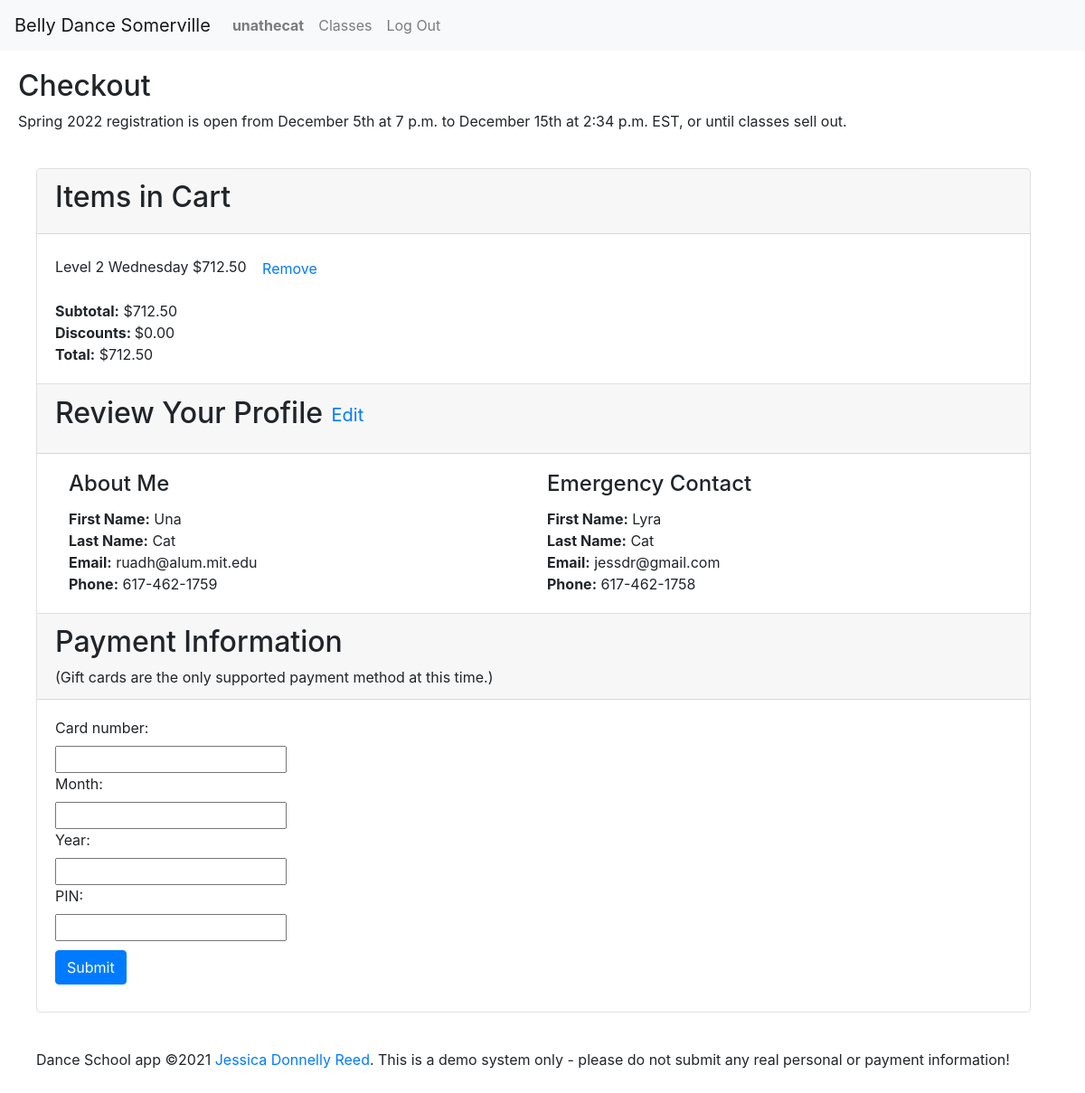
Page /order/25 (signed in) on the committed database.
### enrollment/models.py (models this page shows, shortened)
class User(AbstractUser):
    timezone = models.CharField(max_length=32, choices=TIMEZONES,
                                default=settings.DEFAULT_TIMEZONE)
    first_name = models.CharField(max_length=128, null=False, blank=False)
    last_name = models.CharField(max_length=128, null=False, blank=False)
    email = models.EmailField(max_length=254, null=False, blank=False)
    phone = models.CharField(max_length=32, null=True, blank=True)
    emergency_first = models.CharField(max_length=128, null=True, blank=True)
    emergency_last = models.CharField(max_length=128, null=True, blank=True)
    emergency_email = models.EmailField(max_length=254, null=True, blank=True)
    emergency_phone = models.CharField(max_length=32, null=True, blank=True)
    accept_terms = models.DateTimeField(null=True, blank=True)
    contact_sheet_notes = models.CharField(
        max_length=2048, null=True, blank=True)

class Semester(models.Model):
    name = models.CharField(max_length=128, null=False, blank=False)
    start_date = models.DateField(null=False, blank=False)
    end_date = models.DateField(null=False, blank=False)
    registration_open = models.DateTimeField(null=False, blank=False)
    registration_close = models.DateTimeField(null=False, blank=False)
    recital_date = models.DateTimeField(null=True, blank=True)
    hide = models.BooleanField(default=True, null=True, blank=True)
    @property
    def registration_status(self):
        now = timezone.now()
        if self.registration_close < now:
            return 'closed'
        elif self.registration_open > now:
            return 'future'
        else:
            return 'open'
    def __str__(self):
        return self.name

class LineItem(models.Model):
    order = models.ForeignKey(Order, on_delete=PROTECT,
                              null=False, blank=False, related_name='line_items')
    offering = models.ForeignKey(
        Offering, on_delete=PROTECT, null=False, blank=False, related_name='line_items')
    planned_absences = models.CharField(max_length=1024, null=True, blank=True)
    price = models.DecimalField(
        max_digits=6, decimal_places=2, null=False, blank=False)

class Offering(models.Model):
    course = models.ForeignKey(
        Course, on_delete=PROTECT, null=False, blank=False, related_name='offerings')
    semester = models.ForeignKey(
        Semester, on_delete=PROTECT, null=False, blank=False, related_name='offerings')
    location = models.ForeignKey(
        Location, on_delete=PROTECT, null=False, blank=False, related_name='offerings')
    hourly_rate = models.DecimalField(max_digits=5, decimal_places=2, default=settings.HOURLY_RATE, null=False, blank=False)
    price_override = models.DecimalField(
        max_digits=7, decimal_places=2, null=True, blank=True)
    weekday = models.IntegerField(
        choices=settings.WEEKDAYS, null=False, blank=False)
    start_time = models.TimeField(null=False, blank=False)
    end_time = models.TimeField(null=False, blank=False)
    timezone = models.CharField(max_length=32, choices=TIMEZONES,
                                default=settings.DEFAULT_TIMEZONE)
    start_date = models.DateField(null=False, blank=False)
    end_date = models.DateField(null=False, blank=False)
    backup_date = models.DateField(null=False, blank=False)
    capacity = models.IntegerField(null=False, blank=False)
    schedule_notes = models.CharField(max_length=2048, null=True, blank=True)
    notes = models.CharField(max_length=2048, null=True, blank=True)
    @property
    def weekday_name(self):
        return settings.WEEKDAYS[self.weekday][1]
    @property
    def spots_left(self):
        try:
            sold = self.line_items.exclude(
                order__completed=None).aggregate(Count('id'))['id__count']
        except Exception:
            sold = 0
        return self.capacity - sold

class Course(models.Model):
    title = models.CharField(max_length=64, null=False, blank=False)
    subtitle = models.CharField(max_length=256, null=False, blank=False)
    description = models.TextField(
        max_length=4096, null=False, blank=False, help_text=settings.MARKDOWN_HELP_TEXT)
    requirements = models.CharField(max_length=256, null=False, blank=False)
    qualifications = models.CharField(max_length=1024, null=False, blank=False)

class Order(models.Model):
    student = models.ForeignKey(
        User, on_delete=PROTECT, null=False, blank=False, related_name='orders')
    discount = models.DecimalField(
        max_digits=8, decimal_places=2, null=True, blank=True)
    completed = models.DateTimeField(null=True, blank=True)
    @property
    def subtotal(self):
        try:
            amount = self.line_items.aggregate(Sum('price'))['price__sum']
        except Exception:
            return 0
        return 0 if amount == None else amount
    @property
    def total(self):
        return self.subtotal - self.discount if self.discount != None else self.subtotal

### enrollment/views.py (the view, shortened to what this page needs)
# urls.py: path('order/<int:id>', views.checkout, name='order'),
@login_required
def checkout(request, id):
    set_timezone(request)
    payment_form = None
    profile = None
    try:
        cart = Order.objects.get(pk=id)
        if cart:
            cart.items = cart.line_items.all()
    except Order.DoesNotExist:
        cart = None
        message = f'Order {id} not found.'
    else:
        if request.method == 'GET':
            if cart.completed == None:
                message = validate_checkout(request, id)
                if cart.student != request.user:
                    cart = None
                else:
                    payment_form = GiftCardForm(initial={'total': cart.total})
                    profile = authorized_get_profile(request, cart.student.id)
        else:
            message = 'POST or GET request required.'
    finally:
        return render(request, 'enrollment/cart.html', {
            'cart': cart,
            'message': message,
            'semester': latest_semester(),
            'payment_form': payment_form,
            'profile': profile
        })

### enrollment/templates/enrollment/cart.html (shortened to what this page needs)
{% extends "enrollment/layout.html" %}
{% load static %}
{% load tz %}
{% block body %}
{% if cart %}
    <header>
        {% if cart.completed %}
            <h2>Order Details</h2>
        {% else %}
            <h2>Checkout</h2>
            {% if semester.registration_status == 'closed' %}
                <p>{{semester}} registration closed on {{semester.registration_close}} </p>
            {% else %}
                <p>{{semester}} registration is open from {{semester.registration_open|date:DATE_TIME_FORMAT_NO_YEAR }} to {{semester.registration_close|date:DATE_TIME_TIMEZONE_FORMAT}}, or until classes sell out. </p>
            {% endif %}
        {% endif %}
    </header>
    <div class="row">
        <div id="cart-container" class="col-md">
            <div class="accordion" id="cart-accordion">
                <div class="card">
                    <div class="card-header">
                        {% if cart.completed %}
                            <h2 class="section-header">Order {{cart.id}}</h2>
                            <div>
                                <span class="label">Completed:</span> <span class="value">{{cart.completed|date:DATE_TIME_FORMAT}}</span>
                            </div>
                        {% else %}
                            <h2 class="section-header">Items in Cart</h2>
                        {% endif %}
                    </div>
                    <div class="card-body">
                        <ul id="cart-items">
                            {% for item in cart.items %}
                                <li data-offering={{item.offering.id}}>{{item.offering.course.title}} {{item.offering.weekday_name}} ${{item.price|floatformat:2 }}
                                    {% if not cart.completed %}
                                        <button class="remove-button btn btn-link" data-item={{item.id}}>Remove</button>
                                    {% endif %}
                                </li>
                            {% endfor %}
                        </ul>
                        {% if cart.items %}
                            <div>
                                <span class="label">Subtotal:</span>  <span>${{cart.subtotal|default_if_none:"0.00"|floatformat:2 }}</span>
                            </div>
                            <div>
                                <span class="label">Discounts: </span> <span>${{cart.discount|default_if_none:"0.00"|floatformat:2 }}</span>
                            </div>
                            <div>
                                <span class="label">Total:</span>  <span>${{cart.total|default_if_none:"0.00"|floatformat:2 }}</span>
                            </div>
                        {% else %}
                        <div>This cart is empty.  <a href="{% url 'index' %}">Return to class listings.</a></div>
                        {% endif %}
                    </div>
                </div>
                {% if cart.total > 0 and not cart.completed %}
                <div class="card">
                    <div class="card-header">
                        <h2 class="section-header">Review Your Profile <button id="edit-profile-button" data-profile={{profile.id}} class="btn btn-link">Edit</button></h2>
                    </div>
                    <div class="row">
                        <div class="col-md">
                            <div class="editable card borderless-card">
                                <h4 class="card-title">About Me</h4>
                                <div>
                                    <span class="label">First Name:</span> <span class="value" id="first-name">{{profile.first_name}}</span>
                                </div>
                                <div>
                                    <span class="label">Last Name:</span> <span class="value" id="last-name">{{profile.last_name}}</span>
                                </div>
                                <div>
                                    <span class="label">Email:</span> <span class="value" id="email">{{profile.email}}</span>
                                </div>
                                <div>
                                    <span class="label">Phone:</span> <span class="value" id="phone">{{profile.phone}}</span>
                                </div>
                            </div>
                        </div>
                        <div class="col-md">
                            <div class="editable card borderless-card">
                                <h4 class="card-title">Emergency Contact</h4>
                                <div>
                                    <span class="label">First Name:</span> <span class="value" id="emergency-first">{{profile.emergency_first}}</span>
                                </div>
                                <div>
                                    <span class="label">Last Name:</span> <span class="value" id="emergency-last">{{profile.emergency_last}}</span>
                                </div>
                                <div>
                                    <span class="label">Email:</span> <span class="value" id="emergency-email">{{profile.emergency_email}}</span>
                                </div>
                                <div>
                                    <span class="label">Phone:</span> <span class="value" id="emergency-phone">{{profile.emergency_phone}}</span>
                                </div>
                            </div>
                        </div>
                    </div>
                </div>
                <div class="card">
                    <div class="card-header">
                        <h2 class="section-header">Payment Information</h2>
                        (Gift cards are the only supported payment method at this time.)
                    </div>
                    <div class="card-body">
                        <form action="{% url 'order' cart.id %}" method="POST" class="">
                            {{ payment_form }}
                            <input id="submit-cart-button" type="submit" class="btn btn-primary link-as-button">
                        </form>
                    </div>
                </div>
                {% endif %}
            </div>
        </div>
{% endif %}
{% endblock %}

### enrollment/templates/enrollment/layout.html (shortened to what this page needs)
{% load static %}
{% load tz %}
<!DOCTYPE html>
<html lang="en">
<head>
    <link rel="stylesheet" href="https://stackpath.bootstrapcdn.com/bootstrap/4.4.1/css/bootstrap.min.css"
>
    <link href="{% static 'enrollment/styles.css' %}" rel="stylesheet">
</head>
<body>
    <nav class="navbar navbar-expand-sm navbar-light bg-light">
        <a class="navbar-brand" href="#">{{SCHOOL_NAME}}</a>
        <div class="collapse navbar-collapse" id="main-nav">
            <ul class="navbar-nav mr-auto">
                {% if user.is_authenticated %}
                    <li class="nav-item">
                        <a class="nav-link" href="{% url 'view_profile' user.id %}"><strong>{{user.username}}</strong></a>
                    </li>
                {% endif %}
                    <li class="nav-item">
                        <a class="nav-link" href="{% url 'index' %}">Classes</a>
                    </li>
                {% if user.is_authenticated %}
                    <li class="nav-item">
                        <a class="nav-link" href="{% url 'logout' %}">Log Out</a>
                    </li>
                {% endif %}
            </ul>
        </div>
    </nav>
    {% block body %}
    {% endblock %}
    <footer>
        Dance School app &copy;2021 <a href="https://github.com/ruadh">Jessica Donnelly Reed</a>.  This is a demo system only - please do not submit any real personal or payment information!
    </footer>
</body>
</html>

### rows in the picture
User: username "unathecat", first_name "Una", last_name "Cat", email "ruadh@alum.mit.edu", phone "617-462-1759", emergency_first "Lyra", emergency_last "Cat", emergency_email "jessdr@gmail.com", emergency_phone "617-462-1758"
Semester: name "Spring 2022", registration_open "December 5th at 7 p.m.", registration_close "December 15th at 2:34 p.m. EST"
LineItem: offering.course "Level 2", offering.weekday_name "Wednesday", price "712.50"
Order: subtotal "712.50", discount "0.00", total "712.50"

### other values in the picture
{{ SCHOOL_NAME }} "Belly Dance Somerville"
